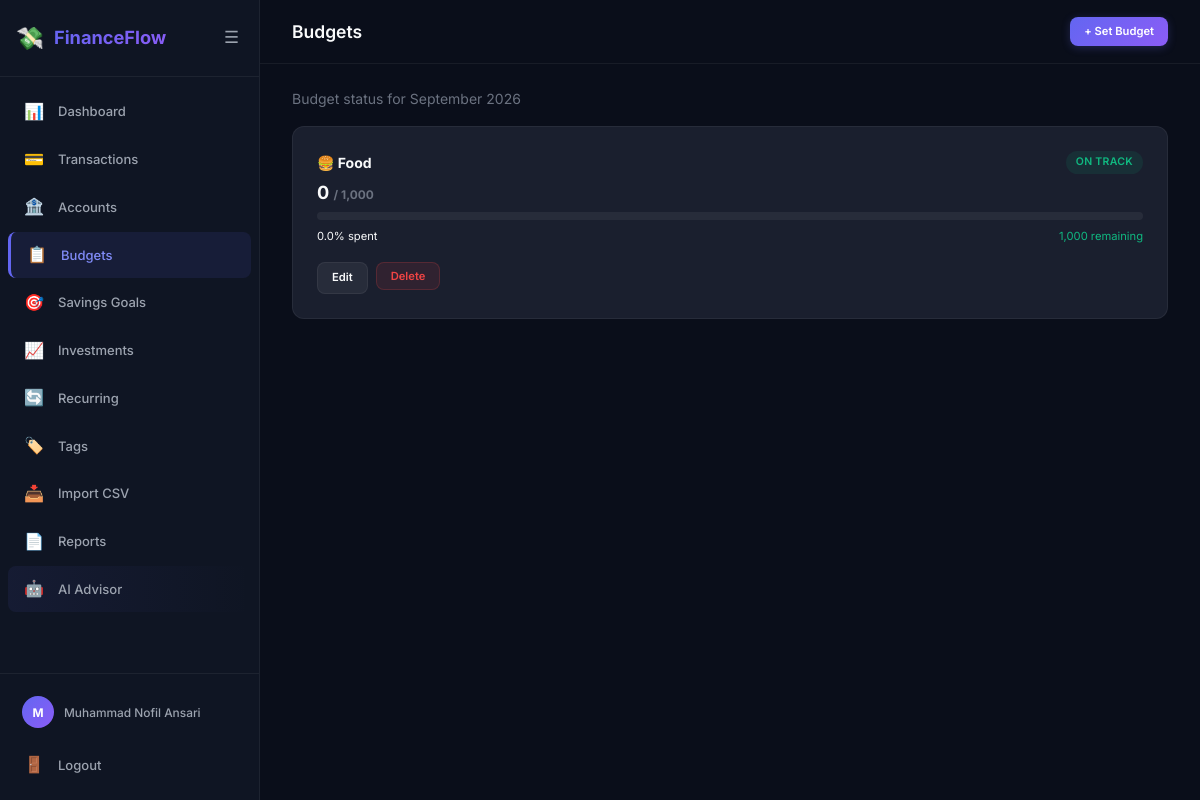
/budgets/ (signed in), run on the app's committed database.
### app/models/user.py (models this page shows, shortened)
class User(UserMixin, db.Model):
    __tablename__ = 'users'
    user_id = db.Column(db.Integer, primary_key=True)
    name = db.Column(db.String(100), nullable=False)
    email = db.Column(db.String(150), unique=True, nullable=False)
    phone = db.Column(db.String(20))
    password_hash = db.Column(db.String(256))
    google_id = db.Column(db.String(100), unique=True)
    avatar_url = db.Column(db.String(500))
    preferred_currency = db.Column(db.String(10), default='PKR')
    is_active = db.Column(db.Boolean, default=True)
    created_at = db.Column(db.DateTime, default=datetime.utcnow)
    accounts = db.relationship('Account', backref='user', lazy='dynamic')
    transactions = db.relationship('Transaction', backref='user', lazy='dynamic')
    budgets = db.relationship('Budget', backref='user', lazy='dynamic')
    savings_goals = db.relationship('SavingsGoal', backref='user', lazy='dynamic')
    investments = db.relationship('Investment', backref='user', lazy='dynamic')
    recurring_transactions = db.relationship('RecurringTransaction', backref='user', lazy='dynamic')
    categories = db.relationship('Category', backref='user', lazy='dynamic')
    tags = db.relationship('Tag', backref='user', lazy='dynamic')
    notifications = db.relationship('Notification', backref='user', lazy='dynamic')
    financial_profile = db.relationship('FinancialProfile', backref='user', uselist=False, lazy='joined')
    ai_messages = db.relationship('AiChatMessage', backref='user', lazy='dynamic', order_by='AiChatMessage.created_at')
    @property
    def display_name(self):
        return self.name or self.email.split('@')[0]

### app/models/category.py (models this page shows, shortened)
class Category(db.Model):
    __tablename__ = 'categories'
    CATEGORY_TYPES = ('income', 'expense')
    category_id = db.Column(db.Integer, primary_key=True)
    user_id = db.Column(db.Integer, db.ForeignKey('users.user_id'), nullable=True)
    name = db.Column(db.String(100), nullable=False)
    type = db.Column(db.String(20), nullable=False)
    icon = db.Column(db.String(50), default='📁')
    is_default = db.Column(db.Boolean, default=False)
    transactions = db.relationship('Transaction', backref='category', lazy='dynamic')
    budgets = db.relationship('Budget', backref='category', lazy='dynamic')

### app/models/budget.py (models this page shows, shortened)
class Budget(db.Model):
    __tablename__ = 'budgets'
    budget_id = db.Column(db.Integer, primary_key=True)
    user_id = db.Column(db.Integer, db.ForeignKey('users.user_id'), nullable=False)
    category_id = db.Column(db.Integer, db.ForeignKey('categories.category_id'), nullable=False)
    monthly_limit = db.Column(db.Numeric(12, 2), nullable=False)
    month = db.Column(db.Date, nullable=False)
    alert_threshold = db.Column(db.Numeric(3, 2), default=0.80)
    alert_sent = db.Column(db.Boolean, default=False)

### app/budgets/routes.py (the view)
@budgets_bp.route('/')
@login_required
def index():
    month_start = date.today().replace(day=1)
    budget_status = get_budget_status(current_user.user_id, month_start)
    return render_template('budgets/list.html', budget_status=budget_status,
                           current_month=month_start)

### app/__init__.py (called while the page is built)
def _register_user_loader():
    from .models.user import User
    @login_manager.user_loader
    def load_user(user_id):
        return db.session.get(User, int(user_id))

def _register_context_processors(app):
    @app.context_processor
    def inject_globals():
        return {
            'app_name': 'FinanceFlow',
        }

### app/services/budget.py (called while the page is built)
def _month_range(month_start):
    _, last_day = monthrange(month_start.year, month_start.month)
    return month_start, date(month_start.year, month_start.month, last_day)

def _get_spending(user_id, category_id, month):
    first, last = _month_range(month)
    spent = db.session.query(
        db.func.coalesce(db.func.sum(Transaction.amount), 0)
    ).filter(
        Transaction.user_id == user_id,
        Transaction.category_id == category_id,
        Transaction.transaction_type == 'expense',
        Transaction.is_deleted == False,  # noqa: E712
        Transaction.transaction_date >= first,
        Transaction.transaction_date <= last,
    ).scalar()
    return float(spent)

def get_budget_status(user_id, month=None):
    if month is None:
        month = date.today().replace(day=1)
    budgets = Budget.query.filter_by(user_id=user_id, month=month).all()
    results = []
    for budget in budgets:
        spent = _get_spending(user_id, budget.category_id, month)
        limit = float(budget.monthly_limit)
        threshold = float(budget.alert_threshold)
        results.append({
            'budget': budget,
            'category': db.session.get(Category, budget.category_id),
            'spent': spent,
            'remaining': limit - spent,
            'percentage': round(spent / limit * 100, 1) if limit > 0 else 0,
            'over_budget': spent > limit,
            'near_budget': spent >= (limit * threshold) and spent <= limit,
        })
    return results

### app/templates/budgets/list.html (shortened to what this page needs)
{% extends 'base.html' %}
{% block page_title %}Budgets{% endblock %}
{% block top_actions %}<a href="{{ url_for('budgets.add') }}" class="btn btn-primary btn-sm">+ Set Budget</a>{% endblock %}
{% block content %}
<p class="text-muted mb-2">Budget status for {{ current_month.strftime('%B %Y') }}</p>
{% if budget_status %}
<div class="kpi-grid">
    {% for item in budget_status %}
    <div class="card">
        <div class="flex justify-between items-center mb-1">
            <span class="font-bold">{{ item.category.icon }} {{ item.category.name }}</span>
            {% if item.over_budget %}<span class="badge badge-expense">Over Budget</span>
            {% elif item.near_budget %}<span class="badge badge-warning">Near Limit</span>
            {% else %}<span class="badge badge-active">On Track</span>{% endif %}
        </div>
        <div class="kpi-value" style="font-size:1.3rem;" class="{% if item.over_budget %}text-danger{% endif %}">
            {{ '{:,.0f}'.format(item.spent) }} <span class="text-muted" style="font-size:0.85rem;">/ {{ '{:,.0f}'.format(item.budget.monthly_limit|float) }}</span>
        </div>
        <div class="progress-bar mt-1">
        </div>
        <div class="flex justify-between mt-1" style="font-size:0.8rem;">
            <span>{{ item.percentage }}% spent</span>
            <span class="{% if item.remaining >= 0 %}text-success{% else %}text-danger{% endif %}">
                {{ '{:,.0f}'.format(item.remaining) }} remaining
            </span>
        </div>
        <div class="flex gap-1 mt-2">
            <a href="{{ url_for('budgets.edit', budget_id=item.budget.budget_id) }}" class="btn btn-secondary btn-sm">Edit</a>
            <form method="POST" action="{{ url_for('budgets.delete', budget_id=item.budget.budget_id) }}" class="inline-form" data-confirm="Delete this budget?">
                <button type="submit" class="btn btn-danger btn-sm">Delete</button>
            </form>
        </div>
    </div>
    {% endfor %}
</div>
{% else %}
<div class="empty-state">
    <div class="empty-state-icon">📋</div>
    <div class="empty-state-text">No budgets set for this month</div>
    <a href="{{ url_for('budgets.add') }}" class="btn btn-primary">+ Set Budget</a>
</div>
{% endif %}
{% endblock %}

### app/templates/base.html (shortened to what this page needs)
<!DOCTYPE html>
<html lang="en">
<head>
    <link rel="stylesheet" href="{{ url_for('static', filename='css/style.css') }}">
</head>
<body>
    {% if current_user.is_authenticated %}
    <div class="app-layout">
        <aside class="sidebar" id="sidebar">
            <div class="sidebar-header">
                <div class="logo">
                    <span class="logo-icon">💸</span>
                    <span class="logo-text">FinanceFlow</span>
                </div>
                <button class="sidebar-toggle" id="sidebarToggle" aria-label="Toggle sidebar">
                    <span class="toggle-icon">☰</span>
                </button>
            </div>
            <nav class="sidebar-nav">
                <a href="{{ url_for('dashboard.index') }}" class="nav-item {% if request.endpoint and request.endpoint.startswith('dashboard') %}active{% endif %}">
                    <span class="nav-icon">📊</span><span class="nav-label">Dashboard</span>
                </a>
                <a href="{{ url_for('transactions.index') }}" class="nav-item {% if request.endpoint and request.endpoint.startswith('transactions') %}active{% endif %}">
                    <span class="nav-icon">💳</span><span class="nav-label">Transactions</span>
                </a>
                <a href="{{ url_for('accounts.index') }}" class="nav-item {% if request.endpoint and request.endpoint.startswith('accounts') %}active{% endif %}">
                    <span class="nav-icon">🏦</span><span class="nav-label">Accounts</span>
                </a>
                <a href="{{ url_for('budgets.index') }}" class="nav-item {% if request.endpoint and request.endpoint.startswith('budgets') %}active{% endif %}">
                    <span class="nav-icon">📋</span><span class="nav-label">Budgets</span>
                </a>
                <a href="{{ url_for('savings.index') }}" class="nav-item {% if request.endpoint and request.endpoint.startswith('savings') %}active{% endif %}">
                    <span class="nav-icon">🎯</span><span class="nav-label">Savings Goals</span>
                </a>
                <a href="{{ url_for('investments.index') }}" class="nav-item {% if request.endpoint and request.endpoint.startswith('investments') %}active{% endif %}">
                    <span class="nav-icon">📈</span><span class="nav-label">Investments</span>
                </a>
                <a href="{{ url_for('recurring.index') }}" class="nav-item {% if request.endpoint and request.endpoint.startswith('recurring') %}active{% endif %}">
                    <span class="nav-icon">🔄</span><span class="nav-label">Recurring</span>
                </a>
                <a href="{{ url_for('tags.index') }}" class="nav-item {% if request.endpoint and request.endpoint.startswith('tags') %}active{% endif %}">
                    <span class="nav-icon">🏷️</span><span class="nav-label">Tags</span>
                </a>
                <a href="{{ url_for('imports.upload') }}" class="nav-item {% if request.endpoint and request.endpoint.startswith('imports') %}active{% endif %}">
                    <span class="nav-icon">📥</span><span class="nav-label">Import CSV</span>
                </a>
                <a href="{{ url_for('reports.index') }}" class="nav-item {% if request.endpoint and request.endpoint.startswith('reports') %}active{% endif %}">
                    <span class="nav-icon">📄</span><span class="nav-label">Reports</span>
                </a>
                <a href="{{ url_for('ai.advisor') }}" class="nav-item {% if request.endpoint and request.endpoint.startswith('ai') %}active{% endif %}" style="background: linear-gradient(90deg, rgba(99,102,241,0.08), transparent);">
                    <span class="nav-icon">🤖</span><span class="nav-label">AI Advisor</span>
                </a>
            </nav>
            <div class="sidebar-footer">
                <div class="user-info">
                    {% if current_user.avatar_url %}
                    <img src="{{ current_user.avatar_url }}" alt="avatar" class="user-avatar">
                    {% else %}
                    <div class="user-avatar-placeholder">{{ current_user.display_name[0] | upper }}</div>
                    {% endif %}
                    <span class="user-name">{{ current_user.display_name }}</span>
                </div>
                <a href="{{ url_for('auth.logout') }}" class="nav-item logout-btn">
                    <span class="nav-icon">🚪</span><span class="nav-label">Logout</span>
                </a>
            </div>
        </aside>
        <main class="main-content">
            <header class="top-bar">
                <h1 class="page-title">{% block page_title %}Dashboard{% endblock %}</h1>
                <div class="top-bar-actions">
                    {% block top_actions %}{% endblock %}
                </div>
            </header>
            <div class="content-area">
                {% block content %}{% endblock %}
            </div>
        </main>
    </div>
    {% endif %}
</body>
</html>

### data on the page
User: name "M", display_name "Muhammad Nofil Ansari"
Category: category.icon "🍔", category.name "Food"
Budget: budget.monthly_limit "1,000"

### other printed values
{{ current_month.strftime('%B %Y') }} "September 2026"
{{ '{:,.0f}'.format(item.spent) }} "0"
{{ item.percentage }} "0.0"
{{ '{:,.0f}'.format(item.remaining) }} "1,000"
